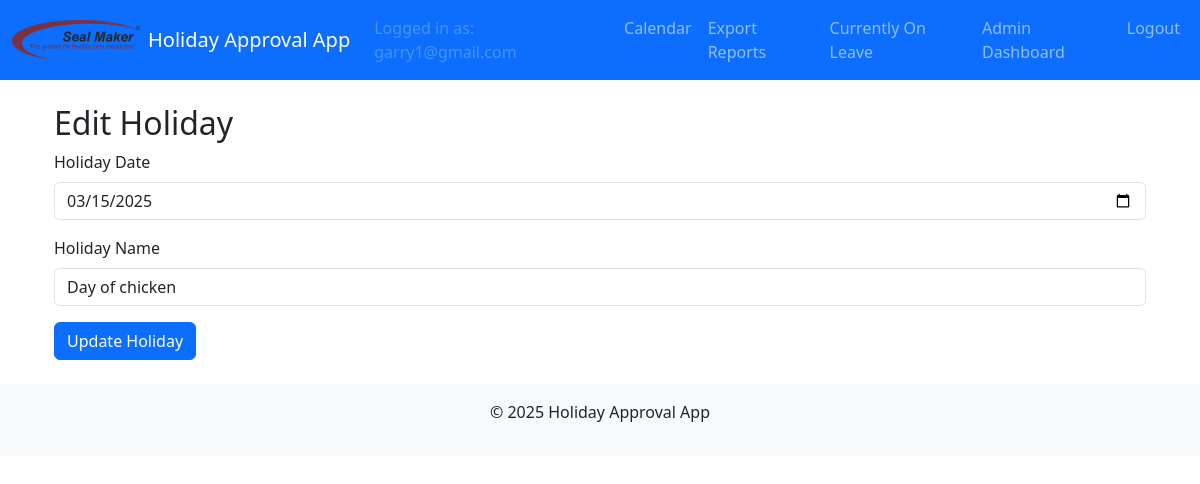
/admin/holidays/edit/2 (signed in), run on the app's committed database.
### models.py (models this page shows, shortened)
class User(UserMixin, db.Model):
    id = db.Column(db.Integer, primary_key=True)
    email = db.Column(db.String(120), unique=True, nullable=False)
    name = db.Column(db.String(120), nullable=True)           # Full name field
    cost_center = db.Column(db.String(50), nullable=True)       # Cost center field
    password_hash = db.Column(db.String(128), nullable=False)
    role = db.Column(db.String(20), nullable=False)             # Roles: employee, supervisor, manager, admin, hr, sub-admin
    time_off_balance = db.Column(db.Float, nullable=False, default=20.0, server_default="20.0")
    active = db.Column(db.Boolean, nullable=False, default=True, server_default="1")
    department = db.Column(db.String(100), nullable=True)       # Department field
    force_password_reset = db.Column(db.Boolean, nullable=False, default=False, server_default="0")

class PublicHoliday(db.Model):
    id = db.Column(db.Integer, primary_key=True)
    holiday_date = db.Column(db.Date, nullable=False)
    name = db.Column(db.String(100), nullable=False)

### admin/routes.py (the view, shortened to what this page needs)
@admin_bp.route('/holidays/edit/<int:holiday_id>', methods=['GET', 'POST'])
@login_required
@admin_required
def edit_holiday(holiday_id):
    holiday = PublicHoliday.query.get_or_404(holiday_id)
    return render_template('admin_edit_holiday.html', holiday=holiday)

### admin/routes.py (called while the page is built)
def admin_required(func):
    @wraps(func)
    def wrapper(*args, **kwargs):
        if current_user.role not in ['admin', 'sub-admin']:
            flash("Access denied: Admins only.", "danger")
            return redirect(url_for('main.calendar'))
        return func(*args, **kwargs)
    return wrapper

### app.py (called while the page is built)
def create_app():
    app = Flask(__name__)
    app.config.from_object(Config)
    db.init_app(app)
    migrate.init_app(app, db)
    login_manager.init_app(app)
    bcrypt.init_app(app)
    mail.init_app(app)
    login_manager.login_view = 'auth.login'
    @login_manager.user_loader
    def load_user(user_id):
        return User.query.get(int(user_id))
    from auth.routes import auth_bp
    from main.routes import main_bp
    from admin.routes import admin_bp
    from hr.routes import hr_bp
    app.register_blueprint(auth_bp)
    app.register_blueprint(main_bp)
    app.register_blueprint(admin_bp)
    app.register_blueprint(hr_bp)
    return app

### templates/admin_edit_holiday.html
{% extends "layout.html" %}
{% block content %}
<div class="container">
  <h2>Edit Holiday</h2>
  <form method="POST" action="{{ url_for('admin.edit_holiday', holiday_id=holiday.id) }}">
    <div class="mb-3">
      <label for="holiday_date" class="form-label">Holiday Date</label>
      <input type="date" class="form-control" id="holiday_date" name="holiday_date" value="{{ holiday.holiday_date.strftime('%Y-%m-%d') }}" required>
    </div>
    <div class="mb-3">
      <label for="name" class="form-label">Holiday Name</label>
      <input type="text" class="form-control" id="name" name="name" value="{{ holiday.name }}" required>
    </div>
    <button type="submit" class="btn btn-primary">Update Holiday</button>
  </form>
</div>
{% endblock %}

### templates/layout.html (shortened to what this page needs)
<!doctype html>
<html lang="en">
  <head>
    <link
      href="https://cdn.jsdelivr.net/npm/bootstrap@5.3.0/dist/css/bootstrap.min.css"
      rel="stylesheet"
    >
    <link rel="stylesheet" href="{{ url_for('static', filename='css/styles.css') }}">
  </head>
  <body>
    <nav class="navbar navbar-expand-lg navbar-dark bg-primary">
      <div class="container-fluid">
        <a class="navbar-brand d-flex align-items-center" href="{{ url_for('main.calendar') }}">
          <img
            src="{{ url_for('static', filename='img/logo.png') }}"
            alt="Company Logo"
            height="40"
            class="me-2"
          >
          <span>Holiday Approval App</span>
        </a>
        <div class="collapse navbar-collapse" id="navbarSupportedContent">
          <ul class="navbar-nav ms-auto">
            {% if current_user.is_authenticated %}
              <li class="nav-item">
                <span class="nav-link disabled">
                  Logged in as: {{ current_user.email }}
                </span>
              </li>
              <li class="nav-item">
                <a class="nav-link" href="{{ url_for('main.calendar') }}">Calendar</a>
              </li>
              <li class="nav-item">
                <a class="nav-link" href="{{ url_for('main.export_reports') }}">Export Reports</a>
              </li>
              <li class="nav-item">
                <a class="nav-link" href="{{ url_for('main.currently_on_leave') }}">Currently On Leave</a>
              </li>
              {% if current_user.role == 'employee' %}
                <li class="nav-item">
                  <a class="nav-link" href="{{ url_for('main.new_holiday_request') }}">Request</a>
                </li>
                <li class="nav-item">
                  <a class="nav-link" href="{{ url_for('main.employee_dashboard') }}">Employee Dashboard</a>
                </li>
              {% elif current_user.role == 'supervisor' %}
                <li class="nav-item">
                  <a class="nav-link" href="{{ url_for('main.supervisor_dashboard') }}">Supervisor Dashboard</a>
                </li>
              {% elif current_user.role == 'manager' %}
                <li class="nav-item">
                  <a class="nav-link" href="{{ url_for('main.manager_dashboard') }}">Manager Dashboard</a>
                </li>
              {% elif current_user.role == 'admin' %}
                <li class="nav-item">
                  <a class="nav-link" href="{{ url_for('admin.dashboard') }}">Admin Dashboard</a>
                </li>
              {% elif current_user.role == 'hr' %}
                <li class="nav-item">
                  <a class="nav-link" href="{{ url_for('hr.dashboard') }}">HR Dashboard</a>
                </li>
              {% elif current_user.role == 'management' %}
                <li class="nav-item">
                  <a class="nav-link" href="{{ url_for('main.management_dashboard') }}">Management Dashboard</a>
                </li>
              {% endif %}
              <li class="nav-item">
                <a class="nav-link" href="{{ url_for('auth.logout') }}">Logout</a>
              </li>
            {% else %}
              <li class="nav-item">
                <a class="nav-link" href="{{ url_for('auth.login') }}">Login</a>
              </li>
            {% endif %}
          </ul>
        </div>
      </div>
    </nav>
    <div class="container my-4">
      {% block content %}{% endblock %}
    </div>
    <footer class="bg-light text-center p-3">
      <div class="container">
        <p>&copy; 2025 Holiday Approval App</p>
      </div>
    </footer>
  </body>
</html>

### static/css/styles.css (style rules this page uses)
:root { --bs-primary: #800020; }

### data on the page
User: email "garry1@gmail.com"
PublicHoliday: holiday_date "03/15/2025", name "Day of chicken"
